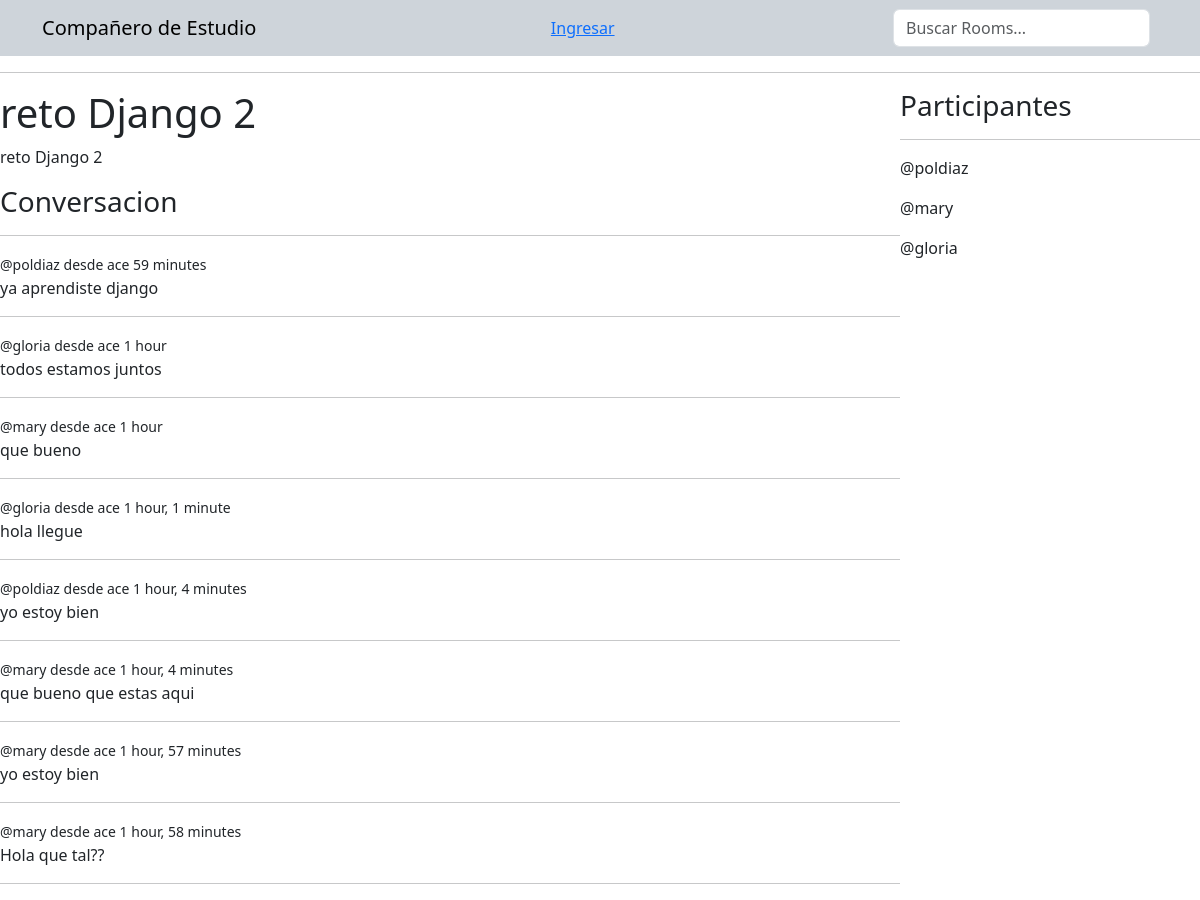
The page /room/10/ on the database its author committed.
### base/models.py (models this page shows, shortened)
class Room(models.Model):
    host = models.ForeignKey(User, on_delete=models.SET_NULL, null=True)
    topic = models.ForeignKey(Topic, on_delete=models.SET_NULL, null=True)
    name = models.CharField(max_length=200)
    description = models.TextField(null=True, blank=True)
    participants = models.ManyToManyField(User, related_name='participants', blank=True)
    updated = models.DateTimeField(auto_now=True)
    created = models.DateTimeField(auto_now_add=True)
    class Meta:
        ordering = ['-updated', '-created']

class Message(models.Model):
    user = models.ForeignKey(User, on_delete=models.CASCADE)
    room = models.ForeignKey(Room, on_delete=models.CASCADE)
    body = models.TextField()
    updated = models.DateTimeField(auto_now=True)
    created = models.DateTimeField(auto_now_add=True)

### base/views.py (the view, shortened to what this page needs)
# urls.py: path('room/<str:pk>/', views.room, name="room"),
def room(request, pk):
    room = Room.objects.get(id=pk)
    room_messages = room.message_set.all().order_by("-created")
    participants = room.participants.all()
    context = {
        "room": room,
        "room_messages": room_messages,
        "participants": participants,
    }
    return render(request, "base/room.html", context)

### base/templates/base/room.html (shortened to what this page needs)
{% extends "main.html" %}
{% block content %}
<div class="room-container">
  <div >
    <h1>{{ room.name }}</h1>
    <p>{{ room.description }}</p>
    <div class="comment-wrapper">
      <h3>Conversacion</h3>
      <hr>
      {% for message in room_messages %}
        <div>
          <small>@{{ message.user }} desde ace {{ message.created|timesince }}</small>
          <p>{{ message.body }}</p>
          <hr>
        </div>
      {% endfor %}
    </div>
  </div>
  <div>
    <h3>Participantes</h3>
    <hr>
    {% for user in participants %}
      <div>
        <p>@{{ user.username }}</p>
      </div>
    {% endfor %}
  </div>
</div>
{% endblock content %}

### base/templates/base/room.html (style rules this page uses)
.room-container { display: grid; grid-template-columns: 3fr 1fr; }

### rows shown on the page
Room: name "reto Django 2", description "reto Django 2"
Message: user "poldiaz", created "59 minutes", body "ya aprendiste django"
Message: user "gloria", created "1 hour", body "todos estamos juntos"
Message: user "mary", created "1 hour", body "que bueno"
Message: user "gloria", created "1 hour, 1 minute", body "hola llegue"
Message: user "poldiaz", created "1 hour, 4 minutes", body "yo estoy bien"
Message: user "mary", created "1 hour, 4 minutes", body "que bueno que estas aqui"
Message: user "mary", created "1 hour, 57 minutes", body "yo estoy bien"
Message: user "mary", created "1 hour, 58 minutes", body "Hola que tal??"

### other values the page prints
{{ user.username }} "poldiaz"
{{ user.username }} "mary"
{{ user.username }} "gloria"
